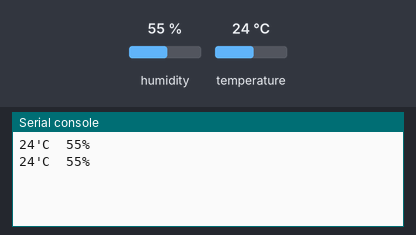
Bench run of a program on a simulated Raspberry Pi Pico running MicroPython. Parts: the last lines printed to the serial console. Inputs (shaded band) come from the test bench; at power-on: humidity 55 %, temperature 24 °C.

Above: at 1.2 s.
1.3 s: humidity set to 22 %
At 2.2 s:
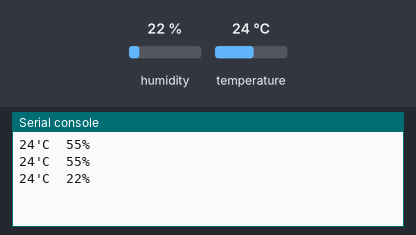
2.8 s: temperature set to 12 °C
At 3.7 s:
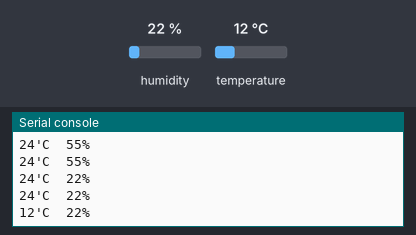
4.3 s: humidity set to 40 %
At 5.1 s:
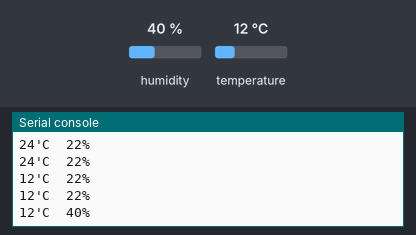
Timing chart, 0 to 7.3 s (numbered marks = the images above; inputs shaded):
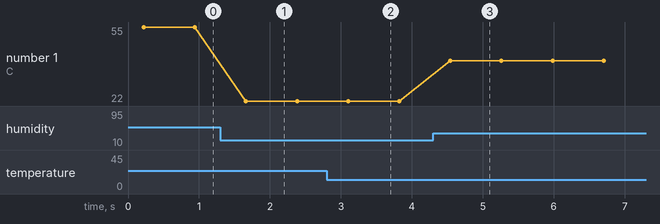

Measured:
- after the input at 1.3 s, the serial console: prints a new line after 0.36 s (image 1)
- after the input at 2.8 s, the serial console: prints a new line after 0.30 s (image 2)
- after the input at 4.3 s, the serial console: prints a new line after 0.24 s (image 3)
- plotted number 1: 55 → 22 after the input at 1.3 s, 22 → 40 after the input at 4.3 s

The program:

dht11Test.py
```python
from machine import Pin
from DHT22 import DHT22
import utime

# DHT22 libray is available at
# https://github.com/danjperron/PicoDHT22

dht_sensor=DHT22(Pin(20,Pin.IN,Pin.PULL_UP),dht11=True)
while True:
    T,H = dht_sensor.read()
    if T is None:
        print(" sensor error")
    else:
        print("{}'C  {}%".format(T,H))
    #DHT22 not responsive if delay to short
    utime.sleep_ms(500)
```
